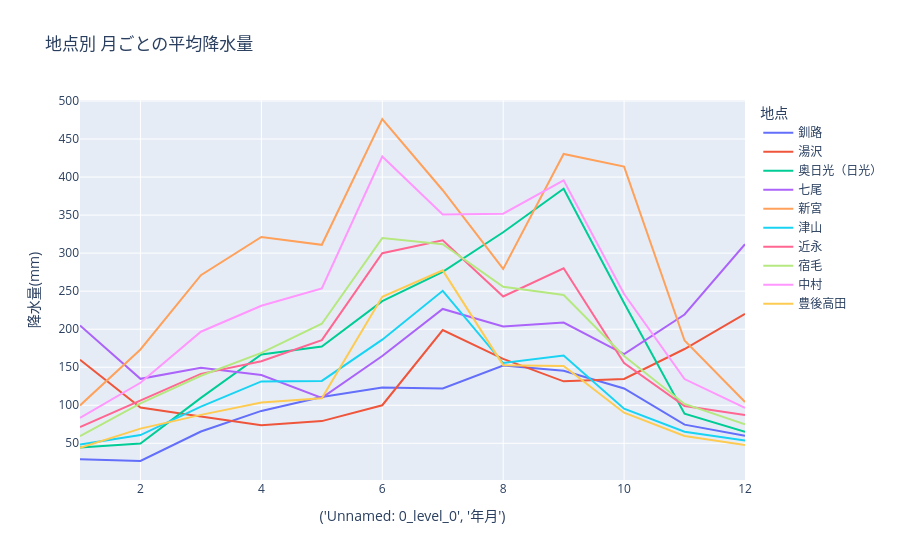

Notebook source saved alongside this figure:
### Code cell
import plotly.express as px

# 例年の月別平均を作る(前に話したやつ)
precip.index = pd.to_datetime(precip.index, format='%Y/%m')
monthly_avg = precip.groupby(precip.index.month).mean()  # 1〜12月の平均

# plotlyで折れ線グラフ(全地点)
fig = px.line(monthly_avg,
              labels={'index': '月', 'value': '降水量(mm)', 'variable': '地点'},
              title='地点別 月ごとの平均降水量')
fig.show()

### Figure 1 — Plotly figure (JSON) as saved in the notebook; plotly's stock layout.template omitted (floating-point values rounded to 4 significant figures)
{"data": [{"hovertemplate": "地点=釧路<br>('Unnamed: 0_level_0', '年月')=%{x}<br>降水量(mm)=%{y}<extra></extra>", "legendgroup": "釧路", "line": {"color": "#636efa", "dash": "solid"}, "marker": {"symbol": "circle"}, "mode": "lines", "name": "釧路", "orientation": "v", "showlegend": true, "type": "scatter", "x": [1, 2, 3, 4, 5, 6, 7, 8, 9, 10, 11, 12], "xaxis": "x", "y": [29.07, 26.7, 65.47, 92.55, 110.8, 123.3, 122.2, 152.2, 145.3, 122.0, 74.5, 59.83], "yaxis": "y"}, {"hovertemplate": "地点=湯沢<br>('Unnamed: 0_level_0', '年月')=%{x}<br>降水量(mm)=%{y}<extra></extra>", "legendgroup": "湯沢", "line": {"color": "#EF553B", "dash": "solid"}, "marker": {"symbol": "circle"}, "mode": "lines", "name": "湯沢", "orientation": "v", "showlegend": true, "type": "scatter", "x": [1, 2, 3, 4, 5, 6, 7, 8, 9, 10, 11, 12], "xaxis": "x", "y": [159.8, 96.92, 85.25, 73.72, 79.15, 100.0, 198.9, 160.9, 131.4, 134.5, 173.9, 220.0], "yaxis": "y"}, {"hovertemplate": "地点=奥日光（日光）<br>('Unnamed: 0_level_0', '年月')=%{x}<br>降水量(mm)=%{y}<extra></extra>", "legendgroup": "奥日光（日光）", "line": {"color": "#00cc96", "dash": "solid"}, "marker": {"symbol": "circle"}, "mode": "lines", "name": "奥日光（日光）", "orientation": "v", "showlegend": true, "type": "scatter", "x": [1, 2, 3, 4, 5, 6, 7, 8, 9, 10, 11, 12], "xaxis": "x", "y": [44.48, 49.77, 109.7, 166.7, 177.1, 236.8, 275.4, 327.4, 384.6, 234.4, 89.0, 64.95], "yaxis": "y"}, {"hovertemplate": "地点=七尾<br>('Unnamed: 0_level_0', '年月')=%{x}<br>降水量(mm)=%{y}<extra></extra>", "legendgroup": "七尾", "line": {"color": "#ab63fa", "dash": "solid"}, "marker": {"symbol": "circle"}, "mode": "lines", "name": "七尾", "orientation": "v", "showlegend": true, "type": "scatter", "x": [1, 2, 3, 4, 5, 6, 7, 8, 9, 10, 11, 12], "xaxis": "x", "y": [204.9, 134.8, 149.4, 139.8, 109.7, 164.8, 226.7, 203.7, 208.8, 167.2, 219.3, 311.8], "yaxis": "y"}, {"hovertemplate": "地点=新宮<br>('Unnamed: 0_level_0', '年月')=%{x}<br>降水量(mm)=%{y}<extra></extra>", "legendgroup": "新宮", "line": {"color": "#FFA15A", "dash": "solid"}, "marker": {"symbol": "circle"}, "mode": "lines", "name": "新宮", "orientation": "v", "showlegend": true, "type": "scatter", "x": [1, 2, 3, 4, 5, 6, 7, 8, 9, 10, 11, 12], "xaxis": "x", "y": [99.71, 173.3, 270.9, 321.2, 310.9, 476.4, 382.7, 279.2, 430.4, 413.8, 185.2, 104.2], "yaxis": "y"}, {"hovertemplate": "地点=津山<br>('Unnamed: 0_level_0', '年月')=%{x}<br>降水量(mm)=%{y}<extra></extra>", "legendgroup": "津山", "line": {"color": "#19d3f3", "dash": "solid"}, "marker": {"symbol": "circle"}, "mode": "lines", "name": "津山", "orientation": "v", "showlegend": true, "type": "scatter", "x": [1, 2, 3, 4, 5, 6, 7, 8, 9, 10, 11, 12], "xaxis": "x", "y": [48.33, 60.8, 98.22, 131.3, 132.0, 186.2, 250.4, 155.5, 165.4, 95.42, 65.2, 53.58], "yaxis": "y"}, {"hovertemplate": "地点=近永<br>('Unnamed: 0_level_0', '年月')=%{x}<br>降水量(mm)=%{y}<extra></extra>", "legendgroup": "近永", "line": {"color": "#FF6692", "dash": "solid"}, "marker": {"symbol": "circle"}, "mode": "lines", "name": "近永", "orientation": "v", "showlegend": true, "type": "scatter", "x": [1, 2, 3, 4, 5, 6, 7, 8, 9, 10, 11, 12], "xaxis": "x", "y": [71.43, 106.0, 141.2, 157.9, 185.7, 299.9, 316.8, 243.0, 280.1, 155.4, 99.08, 87.17], "yaxis": "y"}, {"hovertemplate": "地点=宿毛<br>('Unnamed: 0_level_0', '年月')=%{x}<br>降水量(mm)=%{y}<extra></extra>", "legendgroup": "宿毛", "line": {"color": "#B6E880", "dash": "solid"}, "marker": {"symbol": "circle"}, "mode": "lines", "name": "宿毛", "orientation": "v", "showlegend": true, "type": "scatter", "x": [1, 2, 3, 4, 5, 6, 7, 8, 9, 10, 11, 12], "xaxis": "x", "y": [59.38, 102.4, 138.8, 168.9, 207.2, 319.8, 311.6, 255.7, 244.9, 164.8, 101.8, 75.05], "yaxis": "y"}, {"hovertemplate": "地点=中村<br>('Unnamed: 0_level_0', '年月')=%{x}<br>降水量(mm)=%{y}<extra></extra>", "legendgroup": "中村", "line": {"color": "#FF97FF", "dash": "solid"}, "marker": {"symbol": "circle"}, "mode": "lines", "name": "中村", "orientation": "v", "showlegend": true, "type": "scatter", "x": [1, 2, 3, 4, 5, 6, 7, 8, 9, 10, 11, 12], "xaxis": "x", "y": [83.29, 129.5, 196.7, 230.9, 253.5, 427.1, 350.9, 351.9, 395.7, 246.3, 134.4, 96.47], "yaxis": "y"}, {"hovertemplate": "地点=豊後高田<br>('Unnamed: 0_level_0', '年月')=%{x}<br>降水量(mm)=%{y}<extra></extra>", "legendgroup": "豊後高田", "line": {"color": "#FECB52", "dash": "solid"}, "marker": {"symbol": "circle"}, "mode": "lines", "name": "豊後高田", "orientation": "v", "showlegend": true, "type": "scatter", "x": [1, 2, 3, 4, 5, 6, 7, 8, 9, 10, 11, 12], "xaxis": "x", "y": [44.21, 69.28, 87.33, 103.7, 109.2, 242.6, 277.4, 152.7, 151.6, 90.15, 59.5, 47.58], "yaxis": "y"}], "layout": {"legend": {"title": {"text": "地点"}, "tracegroupgap": 0}, "title": {"text": "地点別 月ごとの平均降水量"}, "xaxis": {"anchor": "y", "domain": [0, 1], "title": {"text": "('Unnamed: 0_level_0', '年月')"}}, "yaxis": {"anchor": "x", "domain": [0, 1], "title": {"text": "降水量(mm)"}}}}
